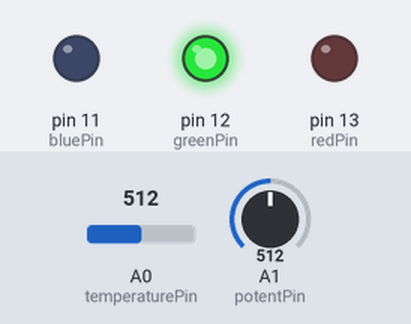
Bench run of a sketch on a simulated Arduino Uno, built with avr-gcc and run on an emulated ATmega328P. Parts: output pins drawn as LEDs (lit = HIGH). Inputs (shaded band) come from the test bench; at power-on: A0 (temperaturePin) = 512, A1 (potentPin) = 512. What the sketch prints to the serial monitor is not drawn.

Above: at 3.8 s.
3.9 s: A0 (temperaturePin) set to 558
At 7.0 s:
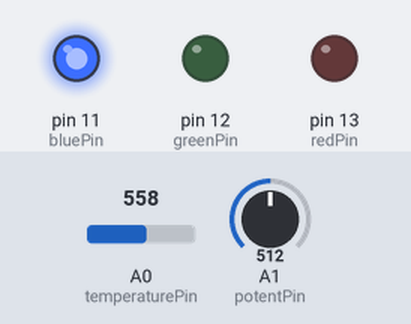
7.9 s: A1 (potentPin) set to 540
At 10.0 s:
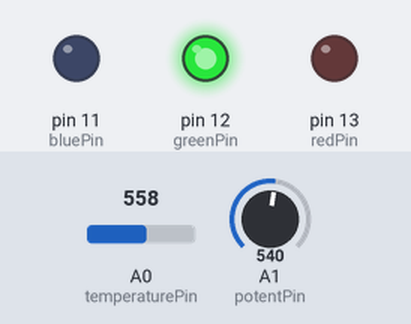
11.9 s: A1 (potentPin) set to 580
15.9 s: A1 (potentPin) set to 603
At 19.3 s:
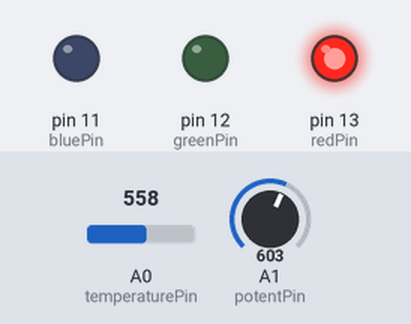
19.9 s: A1 (potentPin) set to 511
At 22.2 s:
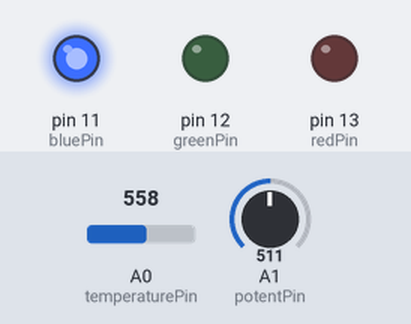
23.9 s: A1 (potentPin) set to 716
At 25.2 s:
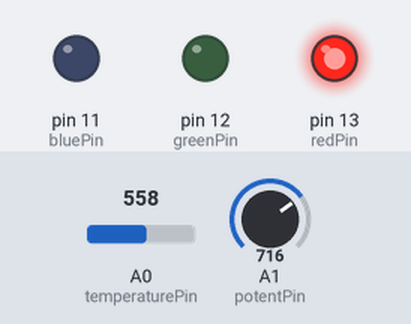
Timing chart, 0 to 26.9 s (numbered marks = the images above; inputs shaded):
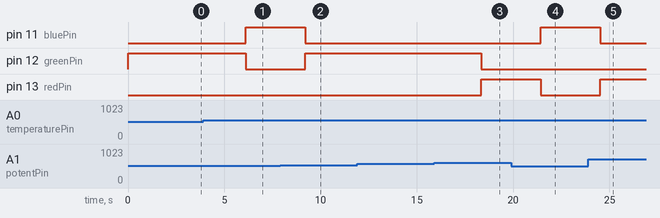

Measured:
- the behaviour switches between 543 and 544 on A0 (temperaturePin) (found by bisection; images 0 and 1)
- the behaviour switches between 526 and 527 on A1 (potentPin) (found by bisection; images 1 and 2)
- the behaviour switches between 589 and 590 on A1 (potentPin) (found by bisection; images 2 and 3)
- after the input at 3.9 s, pin 11 (bluePin): LOW → HIGH after 2.2 s; pin 12 (greenPin): HIGH → LOW after 2.2 s
- after the input at 7.9 s, pin 11 (bluePin): HIGH → LOW after 1.3 s; pin 12 (greenPin): LOW → HIGH after 1.3 s
- after the input at 11.9 s, every drawn part: stays the same
- after the input at 15.9 s, pin 12 (greenPin): HIGH → LOW after 2.5 s; pin 13 (redPin): LOW → HIGH after 2.5 s
- after the input at 19.9 s, pin 11 (bluePin): LOW → HIGH after 1.5 s; pin 13 (redPin): HIGH → LOW after 1.5 s
- after the input at 23.9 s, pin 11 (bluePin): HIGH → LOW after 0.62 s; pin 13 (redPin): LOW → HIGH after 0.62 s

The sketch:

IntegratedThermistorCode.ino
```cpp
const int temperaturePin = A0; //read from thermistor
const int potentPin = A1; //read from potentiometer
const int redPin = 13; //set LED pins
const int greenPin = 12;
const int bluePin = 11;

void setup()
{
  //initialize LED pins
    pinMode(redPin, OUTPUT);
    pinMode(greenPin, OUTPUT);
    pinMode(bluePin, OUTPUT);
    Serial.begin(9600); //Initialize serial port
}

void loop()
{

  //Declare variables
    float voltage, degreesC, degreesF, potentvoltage, setdegreesC, setdegreesF, tempdiff, desiredtemp;

    desiredtemp = 3; //input max temperature difference between thermistor and potentiometer
    voltage = getVoltage(temperaturePin); //Measure the voltage at the analog 0 pin
    potentvoltage = getVoltage(potentPin); //Measure the voltage at the analog 1 pin, gives desired temperature from potentiometer

    degreesC = (-1.9844*pow(voltage,3))+(16.11*pow(voltage,2))-(62.957*voltage)+113.32-2; // Convert the voltage to degrees Celsius using calibrated thermistor data
    //Note: Thermometer used to calibrate thermistor reads about 2 degrees higher than the rest, the thermistor temperature is subtracted by an arbitrary 2 to account for the shift

    setdegreesC = (-1.9844*pow(potentvoltage,3))+(16.11*pow(potentvoltage,2))-(62.957*potentvoltage)+113.32-2; //convert potentiometer voltage to degrees Celsius with calibrated data
  //Convert degrees Celsius to Fahrenheit
    degreesF = degreesC * (9.0 / 5.0) + 32.0;
    setdegreesF = setdegreesC * (9/5)+32;

    tempdiff = degreesC - setdegreesC; //difference between desired and measured temperature

  //check if measured temp is within desired range. Light different LEDs depending on desired temperature difference
    if(tempdiff<-desiredtemp) //if temp too low
    {
      digitalWrite(bluePin, HIGH);
      digitalWrite(redPin,LOW);
      digitalWrite(greenPin,LOW);
      Serial.print("Status:  Temperature exceeds allowed range and is too cold  ");
    }
    else if(tempdiff>=-desiredtemp && tempdiff <= desiredtemp) //if temp in desired range
    {
      digitalWrite(greenPin,HIGH);
      digitalWrite(redPin,LOW);
      digitalWrite(bluePin,LOW);
      Serial.print("Status:  Temperature in range  ");
    }
    else //if temp too high
    {
      digitalWrite(redPin,HIGH);
      digitalWrite(bluePin,LOW);
      digitalWrite(greenPin,LOW);
      Serial.print("Status:  Temperature exceeds allowed range and is too hot  ");
    }

  //print results
    Serial.print("voltage: ");
    Serial.print(voltage);
    Serial.print("  deg C: ");
    Serial.print(degreesC);
    Serial.print("  deg F: ");
    Serial.print(degreesF);
    Serial.print("  Set Voltage:  ");
    Serial.print(potentvoltage);
    Serial.print("  Set Degrees C: ");
    Serial.println(setdegreesC);

    delay(3000); // repeat once per second (change as you wish!)
}

float getVoltage(int pin)   //Get voltage from analog pins
{
    return (analogRead(pin) * 0.004882814); //converts analog data to true voltage
}
```
